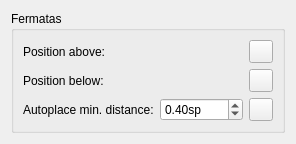
      <widget class="QWidget" name="PageFermatas">
       <layout class="QVBoxLayout" name="verticalLayout_53">
        <item>
         <widget class="QGroupBox" name="groupBox_fermatas">
          <property name="title">
           <string>Fermatas</string>
          </property>
          <layout class="QGridLayout" name="gridLayout_32">
           <item row="2" column="0">
            <widget class="QLabel" name="label_169">
             <property name="text">
              <string>Autoplace min. distance:</string>
             </property>
             <property name="buddy">
              <cstring>fermataMinDistance</cstring>
             </property>
            </widget>
           </item>
           <item row="2" column="1">
            <widget class="QDoubleSpinBox" name="fermataMinDistance">
             <property name="suffix">
              <string extracomment="spatium unit">sp</string>
             </property>
             <property name="minimum">
              <double>0.000000000000000</double>
             </property>
             <property name="maximum">
              <double>1000.000000000000000</double>
             </property>
             <property name="singleStep">
              <double>0.200000000000000</double>
             </property>
             <property name="value">
              <double>0.400000000000000</double>
             </property>
            </widget>
           </item>
           <item row="1" column="1">
            <widget class="mu::notation::OffsetSelect" name="fermataPosBelow" native="true"/>
           </item>
           <item row="0" column="0">
            <widget class="QLabel" name="label_168">
             <property name="text">
              <string>Position above:</string>
             </property>
             <property name="buddy">
              <cstring>fermataPosAbove</cstring>
             </property>
            </widget>
           </item>
           <item row="2" column="2">
            <widget class="QToolButton" name="resetFermataMinDistance">
             <property name="toolTip">
              <string>Reset to default</string>
             </property>
             <property name="accessibleName">
              <string>Reset 'Autoplace min. distance' value</string>
             </property>
             <property name="text">
              <string notr="true"/>
             </property>
            </widget>
           </item>
           <item row="0" column="1">
            <widget class="mu::notation::OffsetSelect" name="fermataPosAbove" native="true"/>
           </item>
           <item row="0" column="2">
            <widget class="QToolButton" name="resetFermataPosAbove">
             <property name="toolTip">
              <string>Reset to default</string>
             </property>
             <property name="accessibleName">
              <string>Reset 'Position above' value</string>
             </property>
             <property name="text">
              <string notr="true"/>
             </property>
            </widget>
           </item>
           <item row="1" column="0">
            <widget class="QLabel" name="label_167">
             <property name="text">
              <string>Position below:</string>
             </property>
             <property name="buddy">
              <cstring>fermataPosBelow</cstring>
             </property>
            </widget>
           </item>
           <item row="1" column="2">
            <widget class="QToolButton" name="resetFermataPosBelow">
             <property name="toolTip">
              <string>Reset to default</string>
             </property>
             <property name="accessibleName">
              <string>Reset 'Position below' value</string>
             </property>
             <property name="text">
              <string notr="true"/>
             </property>
            </widget>
           </item>
           <item row="0" column="3">
            <spacer name="horizontalSpacer_38">
             <property name="orientation">
              <enum>Qt::Horizontal</enum>
             </property>
             <property name="sizeHint" stdset="0">
              <size>
               <width>0</width>
               <height>0</height>
              </size>
             </property>
            </spacer>
           </item>
          </layout>
         </widget>
        </item>
        <item>
         <spacer name="verticalSpacer_23">
          <property name="orientation">
           <enum>Qt::Vertical</enum>
          </property>
          <property name="sizeHint" stdset="0">
           <size>
            <width>0</width>
            <height>0</height>
           </size>
          </property>
         </spacer>
        </item>
       </layout>
      </widget>
